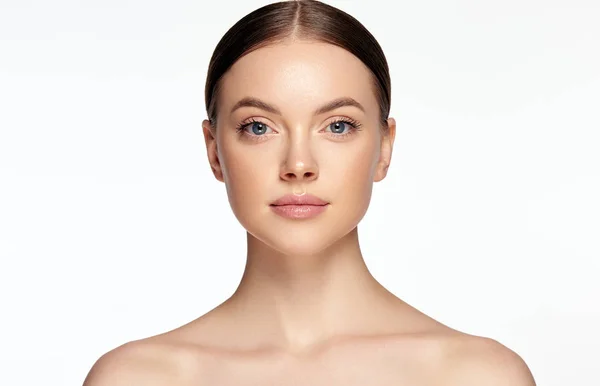
#> input picture test.jpeg, 600 x 386 px
$ python face_detection.py
#> lines starting #> are read from the running program, lines starting #| are printed output that depends on the picture; after the words box and inside, x2 and y2 are one past the last pixel; in counts of white or black regions, pixels touching at a corner belong together
import cv2  # Import the OpenCV library

# Load the pre-trained face detection model (Haar Cascade) from the specified XML file
face_cascade = cv2.CascadeClassifier('haarcascade_frontalface_default.xml')

# Read the image file where face detection will be performed
img = cv2.imread('test.jpeg')
#> img is the input picture: shape (386, 600, 3); mean B, G, R 215.6, 222.4, 233.8

# Convert the image to grayscale as face detection generally performs better on grayscale images
gray = cv2.cvtColor(img, cv2.COLOR_RGB2GRAY)
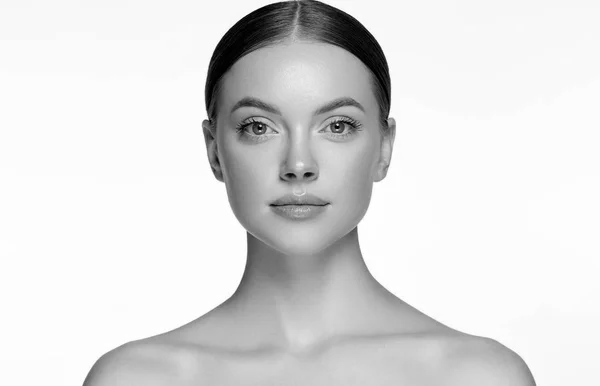
#> gray: shape (386, 600); min 0, max 255, mean 221.6

# Detect faces in the grayscale image
# detectMultiScale detects objects of different sizes, and returns a list of rectangles, each representing a detected face
faces = face_cascade.detectMultiScale(gray, 1.1, 4)
#> faces = [[198, 46, 200, 200]]

# Iterate over the list of detected faces and draw rectangles around them
for (x, y, w, h) in faces:
    # Draw a rectangle around each face in the original image
    # The rectangle is drawn from the top-left corner (x, y) to the bottom-right corner (x + w, y + h)
    # The rectangle color is set to blue (225, 0, 0) and the thickness of the rectangle border is 2 pixels
    cv2.rectangle(img, (x, y), (x + w, y + h), (225, 0, 0), 2)
#> this loop made 1 pass
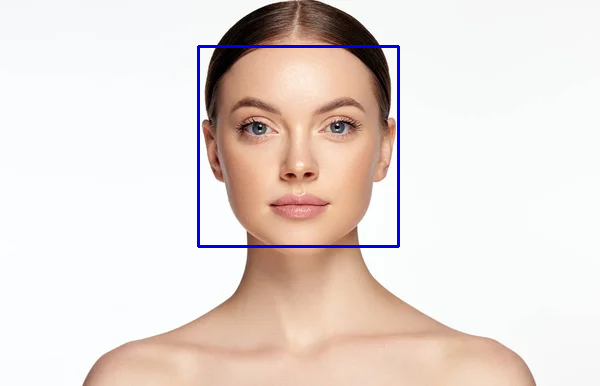
#> img: shape (386, 600, 3); 1.03% of pixels changed, all inside (x1, y1, x2, y2) = (197, 45, 400, 248)

# Display the image with the detected faces in a window titled 'img'
cv2.imshow('img', img)

# Wait indefinitely for any key press before closing the display window
cv2.waitKey()

# Save the image with the detected faces to a new file called "face_detected.jpg"
cv2.imwrite("face_detected.jpg", img)
